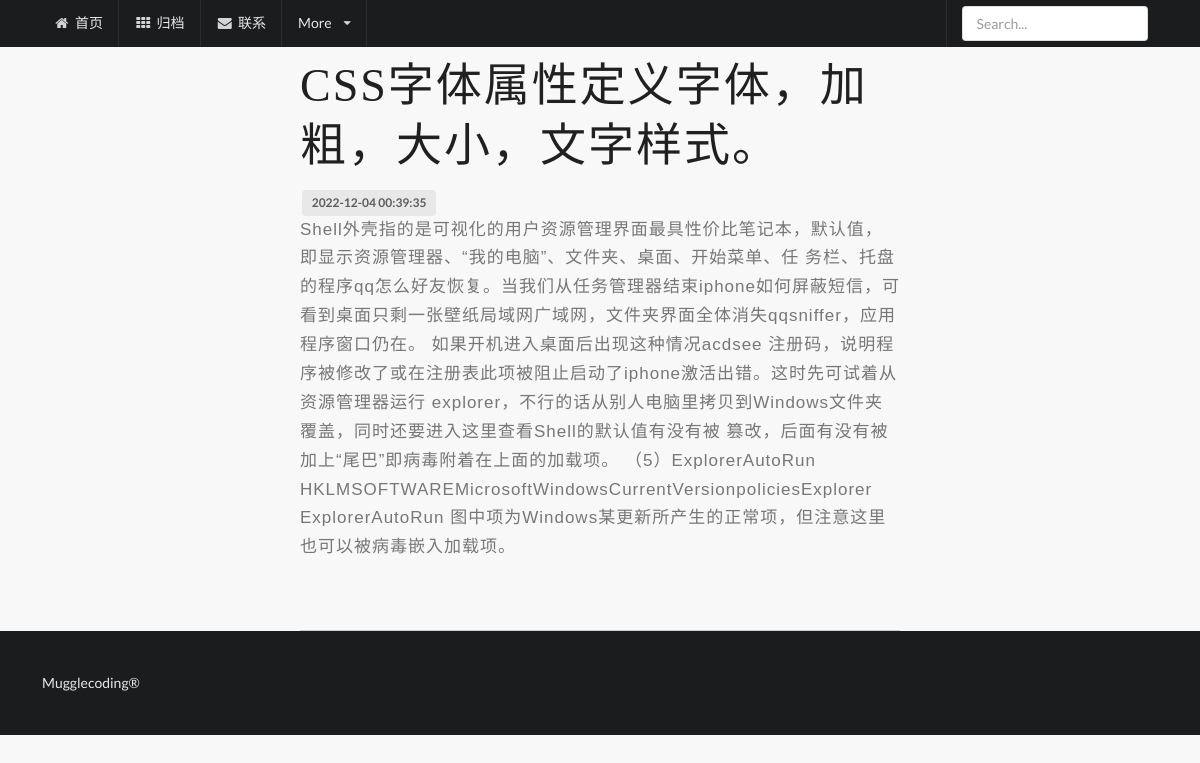
Page /page/?page_id=2 on the committed database.
### blog/models.py (models this page shows, shortened)
class Content(models.Model):
    title = models.CharField(null=True, blank=True, max_length=200)
    content_text = models.TextField(null=True, blank=True)
    ctime = models.DateTimeField(null=True)
    utime = models.DateTimeField(null=True)

### blog/views.py (the view)
# urls.py: path('page/', artical, name='artical'),
def artical(request):
    id = request.GET.get("page_id")
    artical = Content.objects.get(id=id)
    if artical:
        return render(request, "artical.html", {"artical":artical})
    else:
        return redirect("/")

### blog/templates/artical.html (shortened to what this page needs)
<!DOCTYPE html>
{% load static %}
<html lang="en">
<head>
    <link href="{% static '/css/semantic.css' %}" rel="stylesheet">
    <link href="{% static '/css/mystyle.css' %}" rel="stylesheet">
</head>
<body>
    <body>
        <div class="ui inverted  fixed menu"  style="margin-bottom: 0;">
            <div class="ui container">
                <a class="item" href="/">
                <i class="home icon"></i> 首页
                </a>
                <a class="item">
                <i class="grid layout icon"></i> 归档
                </a>
                <a class="item">
                <i class="mail icon"></i> 联系
                </a>
                <div class="ui simple dropdown item">
                More
                <i class="dropdown icon"></i>
                </div>
                <div class="right item">
                    <div class="ui input"><input type="text" placeholder="Search..."></div>
                </div>
            </div>
        </div>
        <div class="ui container content">
            <h1>{{ artical.title }}</h1>
            <div class="ui label">{{ artical.ctime | date:'Y-m-d H:i:s' }}</div>
            <p style="color:#777; text-algin:justify">{{ artical.content_text }}</p>
        </div>
        <div class="ui inverted  vertical very padded segment">
            Mugglecoding®
        </div>
    </body>
</html>

### blog/static/css/mystyle.css (style rules this page uses)
body { background-color: #f8f8f8; }
.ui.container.content { max-width: 50% !important; margin-top:4em; border-bottom: 1px rgb(206, 206, 206) solid; }
.ui.container.content h1 { font-family: "Songti SC", serif; font-weight: lighter; line-height: 1.3; letter-spacing: 2px; font-size: 46px; }
.ui.container.content p { font-family: "PingFangSC-Light", sans-serif; font-size: 17px; font-weight: 300; line-height: 1.7; letter-spacing: 1px; margin-bottom:4em; }

### rows in the picture
Content: title "CSS字体属性定义字体，加粗，大小，文字样式。", ctime "2022-12-04 00:39:35", content_text "Shell外壳指的是可视化的用户资源管理界面最具性价比笔记本，默认值，即显示资源管理器、“我的电脑”、文件夹、桌面、开始菜单、任 务栏、托盘的程序qq怎么好友恢复。当我们从任务管理器结束iphone如何屏蔽短信，可看到桌面只剩一张壁纸局域网广域网，文件夹界面全体消失qqsniffer，应用程序窗口仍在。 如果开机进入桌面后出现这种情况acdsee 注册码，说明程序被修改了或在注册表此项被阻止启动了iphone激活出错。这时先可试着从资源管理器运行 explorer，不行的话从别人电脑里拷贝到Windows文件夹覆盖，同时还要进入这里查看Shell的默认值有没有被 篡改，后面有没有被加上“尾巴”即病毒附着在上面的加载项。 （5）ExplorerAutoRun HKLMSOFTWAREMicrosoftWindowsCurrentVersionpoliciesExplorer ExplorerAutoRun 图中项为Windows某更新所产生的正常项，但注意这里也可以被病毒嵌入加载项。"
